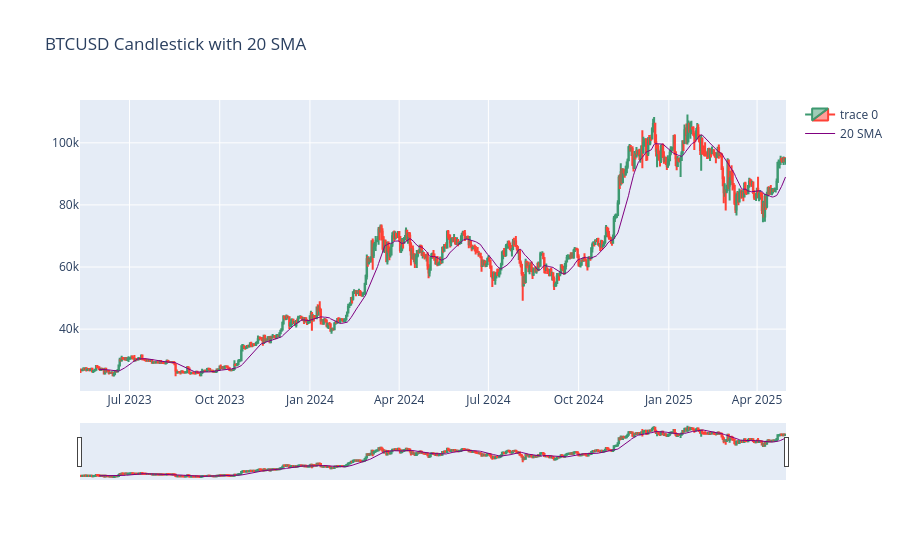

Notebook source saved alongside this figure:
### Code cell
import pandas as pd
import plotly.graph_objects as go


fig = go.Figure(data=[
    go.Candlestick(
        x=ohlc_df.index,
        open=ohlc_df['open'],
        high=ohlc_df['high'],
        low=ohlc_df['low'],
        close=ohlc_df['close']
    ),
    go.Scatter(
        x=ohlc_df.index,
        y=ohlc_df['20 SMA'],
        line=dict(color='purple', width=1),
        name='20 SMA'
    )
])

fig.update_layout(title='BTCUSD Candlestick with 20 SMA')
fig.show()

### Figure 1 — Plotly figure (JSON) as saved in the notebook; plotly's stock layout.template omitted (floating-point values rounded to 4 significant figures; data arrays with more than 128 entries replaced by an {"elided": "..."} marker saying what was removed)
{"data": [{"close": {"elided": "720 float values"}, "high": {"elided": "720 float values"}, "low": {"elided": "720 float values"}, "open": {"elided": "720 float values"}, "type": "candlestick", "x": {"elided": "720 str values"}}, {"line": {"color": "purple", "width": 1}, "name": "20 SMA", "type": "scatter", "x": {"elided": "720 str values"}, "y": {"elided": "720 float values"}}], "layout": {"title": {"text": "BTCUSD Candlestick with 20 SMA"}}}
